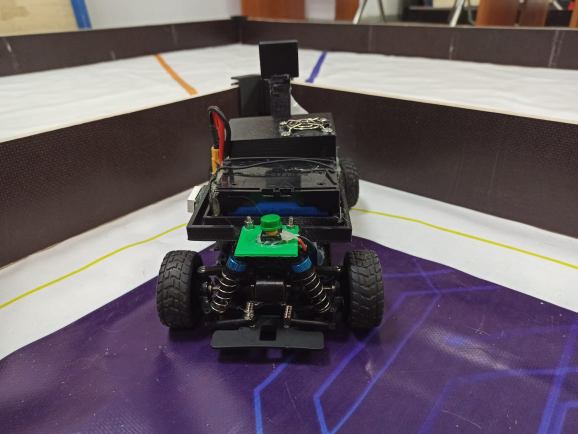
#> input picture underwater_shit/Robot_back.jpg, 1156 x 868 px (shown at 1/2 size)
$ python -i module.py   (imports and definitions only)
#> lines starting #> are read from the running program, lines starting #| are printed output that depends on the picture; after the words box and inside, x2 and y2 are one past the last pixel; in counts of white or black regions, pixels touching at a corner belong together
#> further down, picture is the input picture: shape (868, 1156, 3); mean B, G, R 100.5, 92.4, 102.7
###################################
#                                 #
#   Module for underwater robot   #
#                                 #
###################################

import time
import cv2
from typing import Tuple
import numpy as np
import pymurapi as mur
import math

BLUE_LOW = (120, 50, 50)
BLUE_HIGH = (180, 255, 255)

SCREEN_HEIGHT = 240
SCREEN_WIDTH = 320

SHAPE_NONE = 0
SHAPE_RECT = 1
SHAPE_SQUARE = 2
SHAPE_CIRCLE = 3
SHAPE_TRIANGLE = 4
SHAPE_STAR = 5

class PD:
    _kd = 0
    _kp = 0
    _prev_error = 0.0
    _timestamp = 0.0

    # [41 lines left out: functions __init__, set_p_gain, set_d_gain, process, not called in this run]


def detect_shape_coords(frame) -> Tuple[bool, int, int]:
    """Detects shape's coordinates

    Args:
        frame (cv2 frame): CV2 Frame

    Returns:
        bool, int, int: 1) if detected 2) x center coordinate or 0 3) y center coordinate or 0
    """
    hsv = cv2.cvtColor(frame, cv2.COLOR_BGR2HSV)  # convert image to hsv color
#> hsv: shape (868, 1156, 3); mean H, S, V 65.5, 63.5, 110.3
    # select values in color range
    mask = cv2.inRange(hsv, BLUE_LOW, BLUE_HIGH)
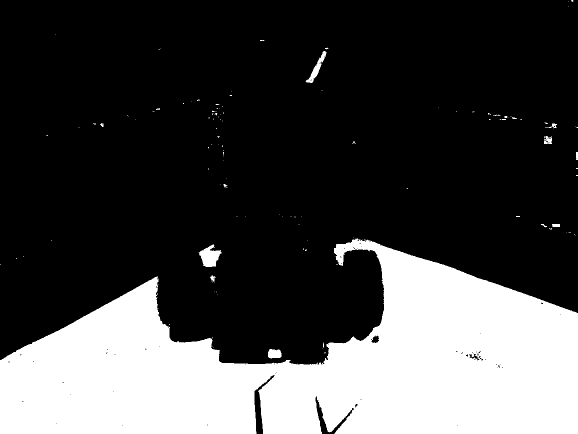
#> mask: shape (868, 1156) (shown at 1/2 size); 27.2% white; 130 white regions (114 under 20 px)
    cv2.imshow("mask", mask)  # show mask
    contours, hierarchy = cv2.findContours(
        mask, cv2.RETR_TREE, cv2.CHAIN_APPROX_NONE)  # find contours for an object
#> contours = 218 contours, 206 with area under 20; largest, box (x1, y1, x2, y2) and area: (0, 476, 1156, 868) 267759, (397, 489, 443, 534) 1132, (611, 102, 653, 166) 600, (536, 698, 563, 717) 393, (1088, 272, 1104, 288) 182
    for contour in contours:
        area = cv2.contourArea(contour)
        if abs(area) < 300:
            continue  # area too small
        ((_, _), (w, h), _) = cv2.minAreaRect(
            contour)  # find rect for an object's area
        # finds enclosing circle for an object's area
        (_, _), radius = cv2.minEnclosingCircle(contour)

        moments = cv2.moments(contour)  # counting moments
        x, y = 0, 0
        try:
            x = int(moments["m10"] / moments["m00"])  # center of x
            y = int(moments["m01"] / moments["m00"])  # center of y
            return True, x, y  # detected
        except ZeroDivisionError:
            return False, 0, 0  # not detected properly
#> this loop made 2 passes
#> (area, w, h, radius, x, y) on pass 2: (393, 18, 26, 14, 548, 707)
    return False, 0, 0  # not detected at all


# [45 lines left out: functions clamp, stab_to_coords, not called in this run]


# [21 lines of commented-out code are left out]

# [19 lines not run here, left out]

>>> import cv2
>>> picture = cv2.imread('Robot_back.jpg')
>>> result = detect_shape_coords(picture)
#> result = (True, 548, 707)

$ run again, on underwater_shit/Robot_bottom.jpg
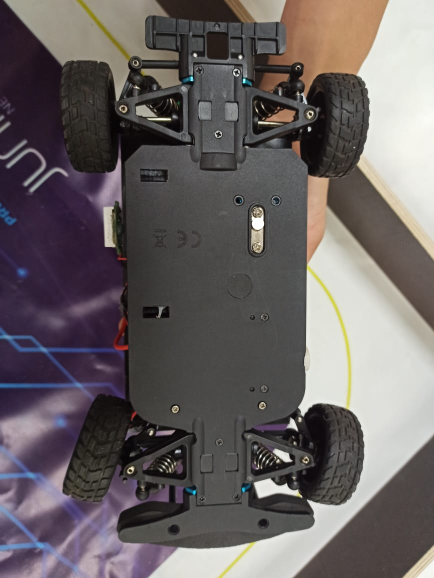
#> input picture underwater_shit/Robot_bottom.jpg, 868 x 1156 px (shown at 1/2 size)
#> picture is the input picture: shape (1156, 868, 3); mean B, G, R 98.8, 98.4, 105
#> hsv: shape (1156, 868, 3); mean H, S, V 61, 41.3, 107.5
#> in detect_shape_coords, `mask = cv2.inRange(hsv, BLUE_LOW, BLUE_HIGH)`:
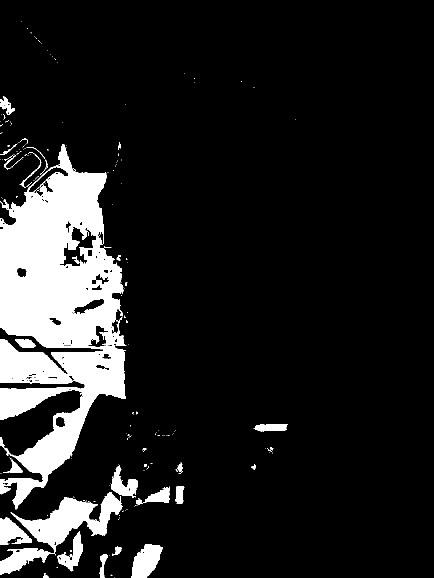
#> mask: shape (1156, 868) (shown at 1/2 size); 12.6% white; 197 white regions (164 under 20 px)
#> contours = 335 contours, 271 with area under 20; largest, box (x1, y1, x2, y2) and area: (0, 288, 253, 1019) 105986, (0, 984, 245, 1149) 11788, (119, 453, 193, 534) 2719, (262, 1089, 326, 1156) 2676, (0, 1034, 64, 1090) 1895
#> the loop in detect_shape_coords, `for contour in contours:` made 9 passes
#> area on pass 5: 30.5
#> result = (True, 205, 1129)

$ run again, on underwater_shit/Robot_front.jpg
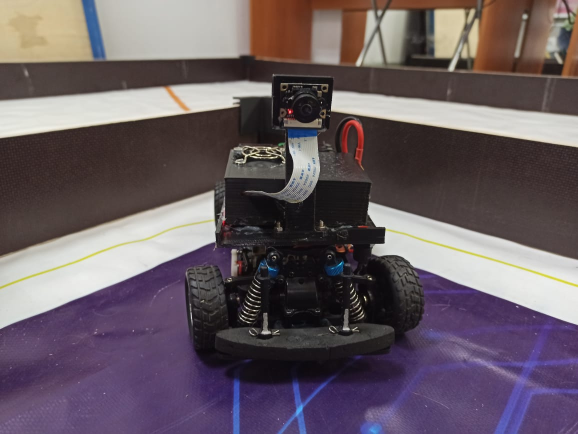
#> input picture underwater_shit/Robot_front.jpg, 1156 x 868 px (shown at 1/2 size)
#> picture is the input picture: shape (868, 1156, 3); mean B, G, R 98.3, 91.2, 103.3
#> hsv: shape (868, 1156, 3); mean H, S, V 65.1, 63.3, 110
#> in detect_shape_coords, `mask = cv2.inRange(hsv, BLUE_LOW, BLUE_HIGH)`:
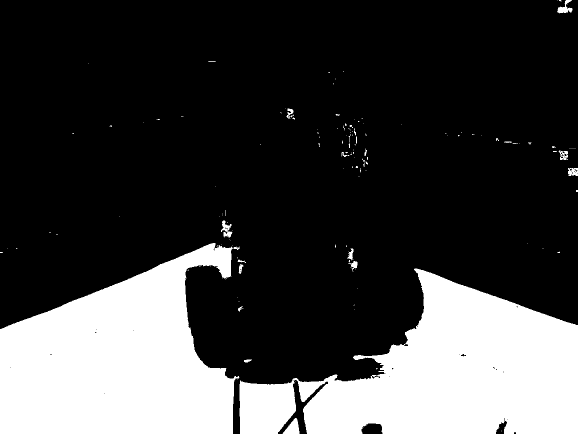
#> mask: shape (868, 1156) (shown at 1/2 size); 25.2% white; 154 white regions (131 under 20 px)
#> contours = 212 contours, 192 with area under 20; largest, box (x1, y1, x2, y2) and area: (479, 537, 1156, 868) 125590, (0, 486, 480, 868) 122278, (565, 836, 599, 868) 576, (442, 441, 465, 475) 334, (1114, 0, 1145, 27) 324
#> the loop in detect_shape_coords, `for contour in contours:` made 3 passes
#> (area, w, h, radius, x, y) on pass 3: (576, 31, 33, 20.94, 585, 855)
#> result = (True, 585, 855)

$ run again, on underwater_shit/Robot_left.jpg
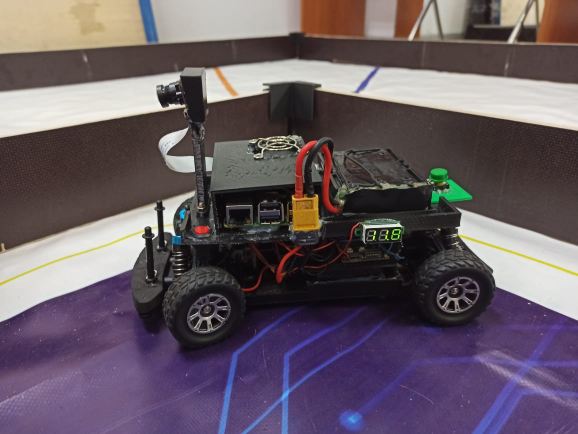
#> input picture underwater_shit/Robot_left.jpg, 1156 x 868 px (shown at 1/2 size)
#> picture is the input picture: shape (868, 1156, 3); mean B, G, R 99.3, 90.2, 102.2
#> hsv: shape (868, 1156, 3); mean H, S, V 67.4, 65.9, 110.9
#> in detect_shape_coords, `mask = cv2.inRange(hsv, BLUE_LOW, BLUE_HIGH)`:
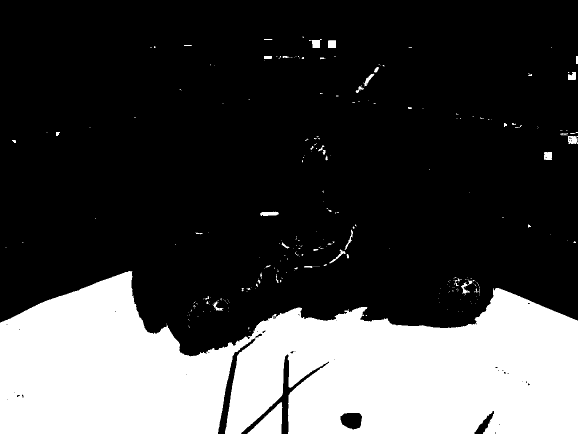
#> mask: shape (868, 1156) (shown at 1/2 size); 27% white; 285 white regions (237 under 20 px)
#> contours = 336 contours, 305 with area under 20; largest, box (x1, y1, x2, y2) and area: (0, 542, 1156, 868) 263335, (495, 804, 565, 868) 2186, (680, 825, 725, 860) 1193, (1136, 272, 1156, 288) 244, (618, 78, 644, 96) 224
#> the loop in detect_shape_coords, `for contour in contours:` made 1 pass
#> (area, w, h, radius, x, y) on pass 1: (2186, 63, 69, 46.01, 540, 845)
#> result = (True, 540, 845)
